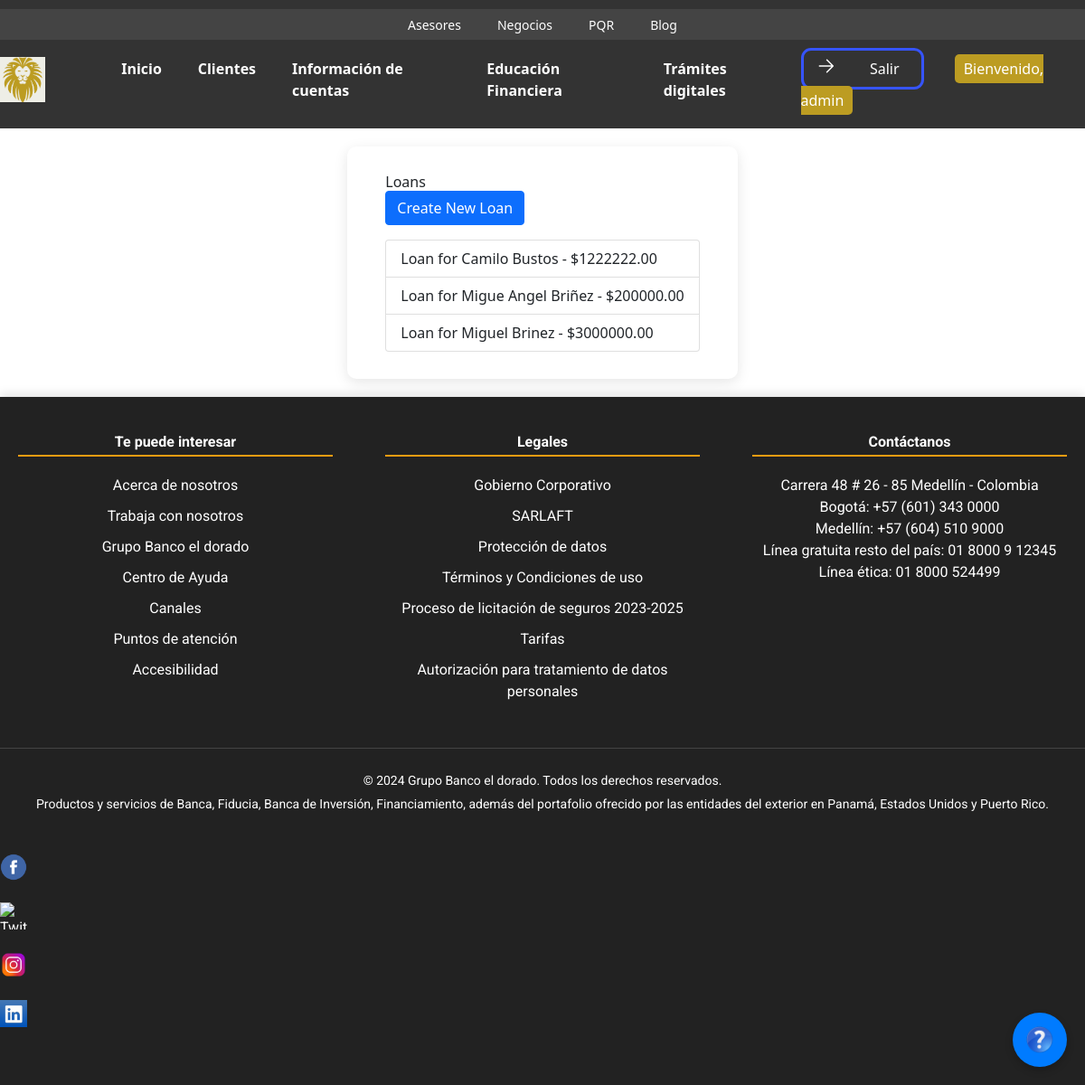
/loans/ (signed in), run on an earlier commit of the app's database.
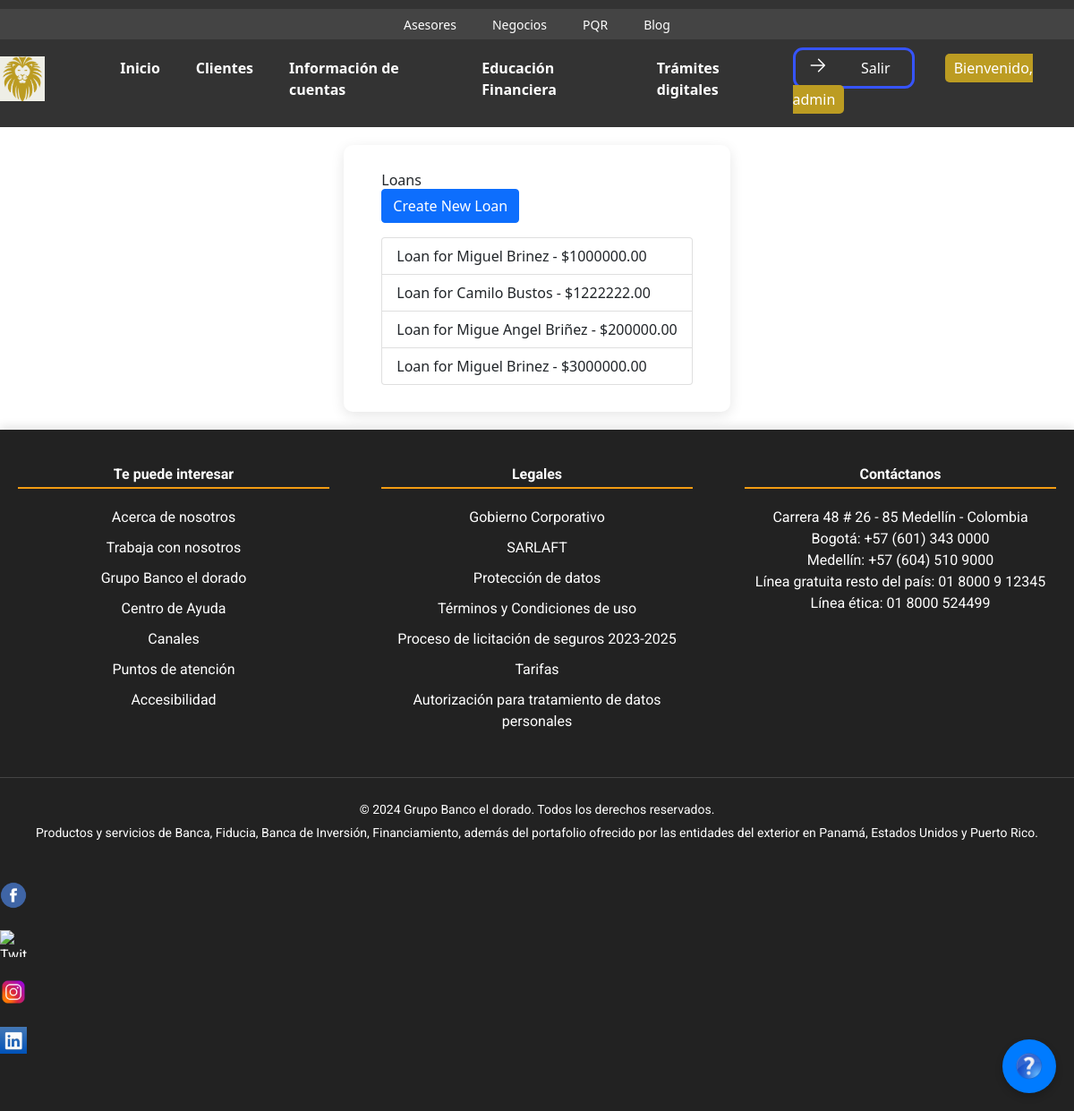
And on a later commit of the database.
### blog/models.py (models this page shows, shortened)
class Loan(models.Model):
    client = models.ForeignKey(Client, on_delete=models.CASCADE, related_name='loans')
    amount = models.DecimalField(max_digits=10, decimal_places=2)
    interest_rate = models.DecimalField(max_digits=5, decimal_places=2)
    repayment_term = models.IntegerField(help_text="Número de meses para el reembolso")
    created_at = models.DateTimeField(auto_now_add=True)
    updated_at = models.DateTimeField(auto_now=True)
    class Meta:
        ordering = ['-created_at']

class Client(models.Model):
    class Status(models.TextChoices):
        OWE = 'O', 'OWE'
        NODEBT = 'ND', 'NODEBT'
    name = models.CharField(max_length=100)
    image = models.URLField(blank=True)
    imageSave = models.ImageField(blank=True)
    email = models.EmailField()
    phone_number = models.CharField(max_length=15)
    address = models.CharField(max_length=200)
    created_at = models.DateTimeField(auto_now_add=True)
    updated_at = models.DateTimeField(auto_now=True)
    status = models.CharField(max_length=2,
                              choices=Status.choices,
                              default=Status.NODEBT)  # Estado del cliente por defecto en 'OWE' (deuda)
    class Meta:
        ordering = ['-created_at']
        indexes = [
            models.Index(fields=['-created_at']),
        ]

### blog/views.py (the view)
# urls.py: path('loans/', views.loan_list, name='loan_list'),
@login_required
def loan_list(request):
    loans = Loan.objects.all()
    return render(request, 'loan/loan_list.html', {'loans': loans})

### blog/templates/loan/loan_list.html
{% extends "base.html" %}
{% block content %}
<div class="container">
    <h2>Loans</h2>
    <a href="{% url 'blog:loan_create' %}" class="btn btn-primary mb-3">Create New Loan</a>
    <ul class="list-group">
        {% for loan in loans %}
            <li class="list-group-item">
                <a href="{% url 'blog:loan_detail' loan.id %}">Loan for {{ loan.client.name }} - ${{ loan.amount }}</a>
            </li>
        {% endfor %}
    </ul>
</div>
{% endblock %}

What changed in the data, as far as the page shows it:
added Loan: client.name "Miguel Brinez", amount "1000000.00"
